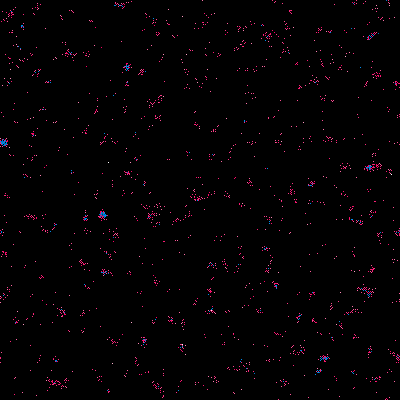
Frame 1 (no input)
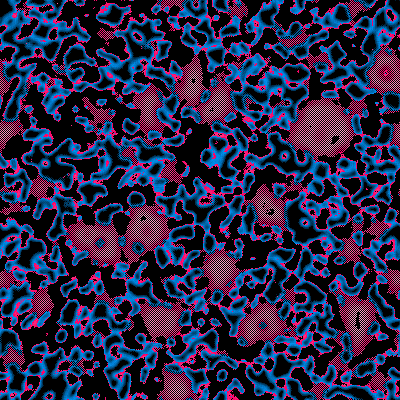
Frame 60 (the mouse pressed at the canvas centre just before this capture)
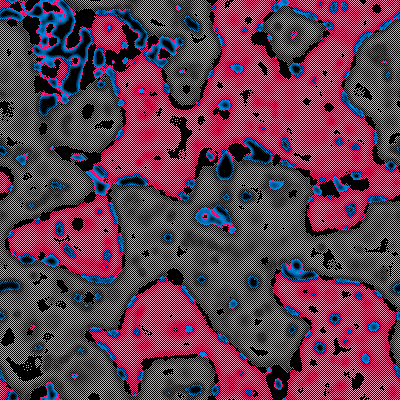
Frame 120 (the mouse held since frame 60 and released just before this capture)

The Processing sketch that drew these frames (run headless with seeded random() and noise(); from frame 60 on, the mouse is pressed at the canvas centre):

// Processing sketch: sketch_10_mn_60_states
// ── sketch_10_mn_60_states.pde
int size = 400; //<>//
//definimos a nossa regra
float b[] = {0.07439784, 0.08640735};
float b0[] = {0.07906281, 1.666969, 1.6843622, 1.8832203, 1.9594915, 1.9711796};
float b1[] = {0.13060886, 0.5250461, 1.2263749, 1.7707202}; 
//número de estados
int states = 60;
//vamos ter cores, só pra variar
color cores[] = new color[states];
//células da geração atual e da anterior
int A[][] = new int[size][size];
int B[][] = new int[size][size];

void settings() {
  size(size, size);
  //criamos um gradiente do preto pro azul, depois vermelho, depois branco.
  for (int i=0; i<20; i++){
    cores[i] = color(0, 150*i/20, 250*i/20);
  }
  for (int i=0; i<20; i++){
    cores[i+20] = color(250*i/20, 150*(20-i)/20, 250*(20-i)/20 + 100*i/20);
  }
  for (int i=0; i<40; i++){
    cores[i+20] = color(250*(20-i)/20 + 255*i/20, 255*i/20, 100*(20-i)/20 + 255*i/20);
  }
}

void setup() {
  background(255);
  //preenchimento aleatório, densidade 50%
  for (int i = 0; i <size; i++) {
    for (int j = 0; j < size; j++) {
      A[i][j] = (random(1) < 0.5) ? floor(random(states)) : 0;
      B[i][j] = 0;
    }
  }
  //colorimos os pixels de acordo com o estado das células
  loadPixels();
  for (int i = 0; i <size; i++) {
    for (int j = 0; j < size; j++) {
      pixels[i + j * width] = cores[A[i][j]];
    }
  }
  updatePixels();
}
 
void draw() {
  for (int i = 0; i <size; i++) {
    //como a nossa vizinhança tem um formato bizarro, varrer a área não compensa
    //faço um vetor auxiliar...
    int ii[] = new int[9];
    for (int k =0; k < 9; k++){
      ii[k] = (i - 4 + k + size) % size;
    }
    for (int j = 0; j < size; j++) {
      //e outro vetor auxiliar...
      int jj[] = new int[9];
      for (int k =0; k < 9; k++){
        jj[k] = (j - 4 + k + size) % size;
      }
      int outval = A[i][j];  
      //e faço a soma na mão, célula a célula
        int soma0 = A[ii[1]][jj[3]]+A[ii[1]][jj[4]]+A[ii[1]][jj[5]]+A[ii[2]][jj[2]]+A[ii[2]][jj[6]]+A[ii[3]][jj[1]]+A[ii[3]][jj[3]]+A[ii[3]][jj[4]]+A[ii[3]][jj[5]]+A[ii[3]][jj[7]]+A[ii[4]][jj[1]]+A[ii[4]][jj[3]]+A[ii[4]][jj[5]]+A[ii[4]][jj[7]]+A[ii[5]][jj[1]]+A[ii[5]][jj[3]]+A[ii[5]][jj[4]]+A[ii[5]][jj[5]]+A[ii[5]][jj[7]]+A[ii[6]][jj[2]]+A[ii[6]][jj[6]]+A[ii[7]][jj[3]]+A[ii[7]][jj[4]]+A[ii[7]][jj[5]];
        int soma1 = A[ii[0]][jj[3]]+A[ii[0]][jj[4]]+A[ii[0]][jj[5]]+A[ii[1]][jj[1]]+A[ii[1]][jj[2]]+A[ii[1]][jj[4]]+A[ii[1]][jj[6]]+A[ii[1]][jj[7]]+A[ii[2]][jj[1]]+A[ii[2]][jj[3]]+A[ii[2]][jj[5]]+A[ii[2]][jj[7]]+A[ii[3]][jj[0]]+A[ii[3]][jj[2]]+A[ii[3]][jj[3]]+A[ii[3]][jj[4]]+A[ii[3]][jj[5]]+A[ii[3]][jj[6]]+A[ii[3]][jj[8]]+A[ii[4]][jj[0]]+A[ii[4]][jj[1]]+A[ii[4]][jj[3]]+A[ii[4]][jj[5]]+A[ii[4]][jj[7]]+A[ii[4]][jj[8]]+A[ii[5]][jj[0]]+A[ii[5]][jj[2]]+A[ii[5]][jj[3]]+A[ii[5]][jj[4]]+A[ii[5]][jj[5]]+A[ii[5]][jj[6]]+A[ii[5]][jj[8]]+A[ii[6]][jj[1]]+A[ii[6]][jj[3]]+A[ii[6]][jj[5]]+A[ii[6]][jj[7]]+A[ii[7]][jj[1]]+A[ii[7]][jj[2]]+A[ii[7]][jj[4]]+A[ii[7]][jj[6]]+A[ii[7]][jj[7]]+A[ii[8]][jj[3]]+A[ii[8]][jj[4]]+A[ii[8]][jj[5]];  

        float aux0 = (sin(b[0] * soma0 / states));
        float aux1 = (sin(b[1] * soma1 / states));
        
        int val = floor((aux0 + aux1) / 2 * (states));
        if (val < 0) val = outval;
        
        if (aux0 >= b0[4] & aux0 <= b0[5]){
          outval = val;
        } 
        if (aux0 > b0[5]){
          outval = 0;
        }         
        if (aux0 >= b0[0] & aux0 <= b0[1]){
          outval = 0;
        } 
        if (aux0 >= b0[2] & aux0 < b0[3]){
          outval = 0;
        } 
        if (aux0 == b0[3]){
          outval = val;
        } 
        if (aux1 >= b1[2] & aux1 <= b1[3]){
          outval = 0;
        } 
        if (aux1 >= b1[0] & aux1 <= b1[1]){
          outval = val;
        }  

      B[i][j] = outval;
    }
  }
  //colorimos os pixels de acordo com o estado das células  
  loadPixels();
  for (int i = 0; i <size; i++) {
    for (int j = 0; j < size; j++) {
      A[i][j] = B[i][j];
      pixels[i + j * width] = cores[A[i][j]];
    }
  }
  updatePixels();
}
